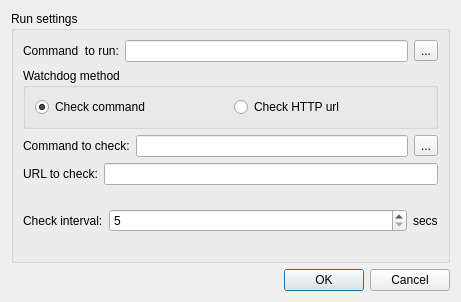
<?xml version="1.0" encoding="UTF-8"?>
<ui version="4.0">
 <class>SettingsDialog</class>
 <widget class="QDialog" name="SettingsDialog">
  <property name="geometry">
   <rect>
    <x>0</x>
    <y>0</y>
    <width>461</width>
    <height>302</height>
   </rect>
  </property>
  <property name="windowTitle">
   <string>Settings</string>
  </property>
  <layout class="QVBoxLayout" name="verticalLayout">
   <item>
    <widget class="QGroupBox" name="groupBox">
     <property name="title">
      <string>Run settings</string>
     </property>
     <layout class="QVBoxLayout" name="verticalLayout_2">
      <item>
       <layout class="QHBoxLayout" name="horizontalLayout">
        <item>
         <widget class="QLabel" name="label">
          <property name="text">
           <string>Command  to run:</string>
          </property>
         </widget>
        </item>
        <item>
         <widget class="QLineEdit" name="commandEdit"/>
        </item>
        <item>
         <widget class="QToolButton" name="commandBtn">
          <property name="text">
           <string>...</string>
          </property>
         </widget>
        </item>
       </layout>
      </item>
      <item>
       <widget class="QGroupBox" name="groupBox_2">
        <property name="title">
         <string>Watchdog method</string>
        </property>
        <layout class="QHBoxLayout" name="horizontalLayout_5">
         <item>
          <widget class="QRadioButton" name="checkCommandRadio">
           <property name="text">
            <string>Check command</string>
           </property>
           <property name="checked">
            <bool>true</bool>
           </property>
          </widget>
         </item>
         <item>
          <widget class="QRadioButton" name="checkUrlRadio">
           <property name="text">
            <string>Check HTTP url</string>
           </property>
          </widget>
         </item>
        </layout>
       </widget>
      </item>
      <item>
       <layout class="QHBoxLayout" name="horizontalLayout_2">
        <item>
         <widget class="QLabel" name="label_2">
          <property name="text">
           <string>Command to check:</string>
          </property>
         </widget>
        </item>
        <item>
         <widget class="QLineEdit" name="checkCmdEdit"/>
        </item>
        <item>
         <widget class="QToolButton" name="checkCmdBtn">
          <property name="text">
           <string>...</string>
          </property>
         </widget>
        </item>
       </layout>
      </item>
      <item>
       <layout class="QHBoxLayout" name="horizontalLayout_6">
        <item>
         <widget class="QLabel" name="label_5">
          <property name="text">
           <string>URL to check:</string>
          </property>
         </widget>
        </item>
        <item>
         <widget class="QLineEdit" name="urlEdit"/>
        </item>
       </layout>
      </item>
      <item>
       <layout class="QHBoxLayout" name="horizontalLayout_3">
        <item>
         <widget class="QLabel" name="label_3">
          <property name="text">
           <string>Check interval:</string>
          </property>
         </widget>
        </item>
        <item>
         <widget class="QSpinBox" name="checkInterval">
          <property name="sizePolicy">
           <sizepolicy hsizetype="MinimumExpanding" vsizetype="Fixed">
            <horstretch>0</horstretch>
            <verstretch>0</verstretch>
           </sizepolicy>
          </property>
          <property name="minimum">
           <number>5</number>
          </property>
          <property name="maximum">
           <number>3600</number>
          </property>
          <property name="singleStep">
           <number>10</number>
          </property>
         </widget>
        </item>
        <item>
         <widget class="QLabel" name="label_4">
          <property name="sizePolicy">
           <sizepolicy hsizetype="Minimum" vsizetype="Minimum">
            <horstretch>0</horstretch>
            <verstretch>0</verstretch>
           </sizepolicy>
          </property>
          <property name="text">
           <string>secs</string>
          </property>
         </widget>
        </item>
       </layout>
      </item>
     </layout>
    </widget>
   </item>
   <item>
    <widget class="QDialogButtonBox" name="buttonBox">
     <property name="standardButtons">
      <set>QDialogButtonBox::StandardButton::Cancel|QDialogButtonBox::StandardButton::Ok</set>
     </property>
    </widget>
   </item>
  </layout>
 </widget>
 <resources/>
 <connections>
  <connection>
   <sender>buttonBox</sender>
   <signal>accepted()</signal>
   <receiver>SettingsDialog</receiver>
   <slot>accept()</slot>
   <hints>
    <hint type="sourcelabel">
     <x>230</x>
     <y>176</y>
    </hint>
    <hint type="destinationlabel">
     <x>230</x>
     <y>96</y>
    </hint>
   </hints>
  </connection>
  <connection>
   <sender>buttonBox</sender>
   <signal>rejected()</signal>
   <receiver>SettingsDialog</receiver>
   <slot>reject()</slot>
   <hints>
    <hint type="sourcelabel">
     <x>230</x>
     <y>176</y>
    </hint>
    <hint type="destinationlabel">
     <x>230</x>
     <y>96</y>
    </hint>
   </hints>
  </connection>
 </connections>
</ui>
